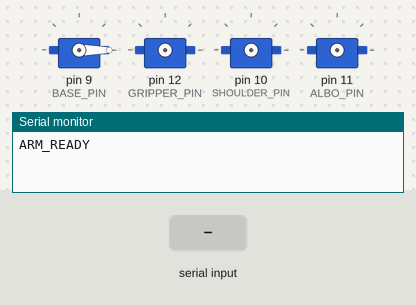
This sketch was run on a simulated Arduino Uno, built with avr-gcc and run on an emulated ATmega328P. On the bench: 4 × servo, the last lines printed to the serial monitor. Inputs (shaded band) come from the test bench.

Above: at 1.2 s.
1.3 s: "G \n" received over Serial
At 3.8 s:
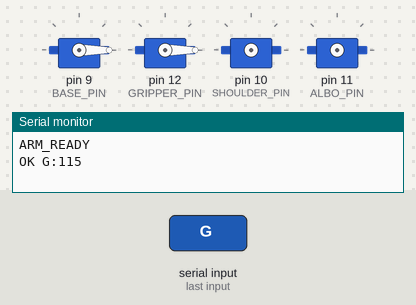
4.3 s: "S \n" received over Serial
5.8 s: "A \n" received over Serial
7.3 s: "HOME\n" received over Serial
At 7.83 s:
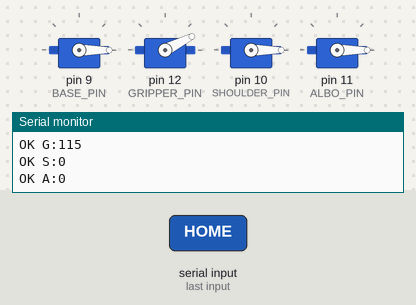
10.3 s: "READY\n" received over Serial
At 10.77 s:
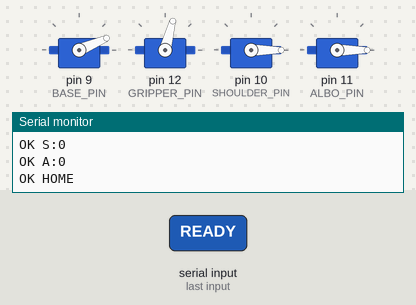
16.3 s: "B \n" received over Serial
At 19.5 s:
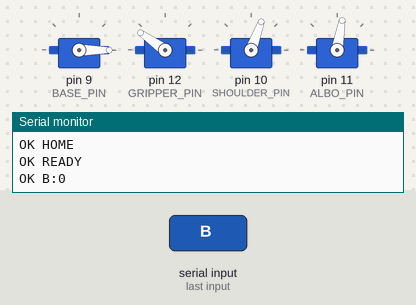
Timing chart, 0 to 20.3 s (numbered marks = the images above; inputs shaded):
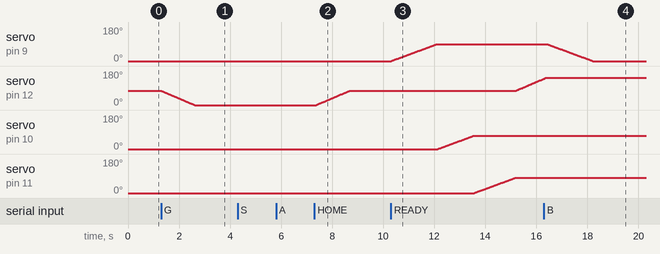

Measured:
- after the input at 1.3 s, servo on pin 12 (GRIPPER_PIN): moves from 75° to 0° over 1.3 s, starting at once
- after the input at 7.3 s, servo on pin 12 (GRIPPER_PIN): moves from 0° to 75° over 1.3 s, starting after 0.08 s
- after the input at 10.3 s, servo on pin 9 (BASE_PIN): moves from 0° to 90° over 1.8 s, starting at once; servo on pin 12 (GRIPPER_PIN): moves from 75° to 139° over 1.1 s, starting after 4.9 s
- after the input at 16.3 s, servo on pin 9 (BASE_PIN): moves from 90° to 0° over 1.8 s, starting after 0.13 s

The sketch:

arduino_arm_controller.ino
```cpp
#include <Servo.h>

// =====================================================
// SOCCER BOT - SERVO MOTOR CONTROLLER (PINS 9, 10, 11, 12)
// Safe on-demand attachment to prevent USB brownout reset
// =====================================================

Servo baseServo;
Servo shoulderServo;
Servo alboServo;
Servo gripperServo;

const byte BASE_PIN     = 9;
const byte SHOULDER_PIN = 10;
const byte ALBO_PIN     = 11;
const byte GRIPPER_PIN  = 12;

const int BASE_MIN      = 0;
const int BASE_MAX      = 180;

const int SHOULDER_MIN  = 0;
const int SHOULDER_MAX  = 180;

const int ALBO_MIN      = 0;
const int ALBO_MAX      = 180;

const int GRIPPER_MIN    = 115;
const int GRIPPER_MAX    = 270;
const int GRIPPER_MIN_US = 1150;
const int GRIPPER_MAX_US = 2000;

int moveDelay = 20;

int curBase     = 0;
int curShoulder = 0;
int curAlbo     = 0;
int curGripper  = 180;

void ensureAttached(byte pin)
{
  if (pin == BASE_PIN && !baseServo.attached())
  {
    baseServo.attach(BASE_PIN);
  }
  else if (pin == SHOULDER_PIN && !shoulderServo.attached())
  {
    shoulderServo.attach(SHOULDER_PIN);
  }
  else if (pin == ALBO_PIN && !alboServo.attached())
  {
    alboServo.attach(ALBO_PIN);
  }
  else if (pin == GRIPPER_PIN && !gripperServo.attached())
  {
    gripperServo.attach(GRIPPER_PIN, GRIPPER_MIN_US, GRIPPER_MAX_US);
  }
}

void moveBase(int toAngle)
{
  toAngle = constrain(toAngle, BASE_MIN, BASE_MAX);
  ensureAttached(BASE_PIN);

  if (curBase < toAngle)
  {
    for (int a = curBase; a <= toAngle; a++)
    {
      baseServo.write(a);
      delay(moveDelay);
    }
  }
  else
  {
    for (int a = curBase; a >= toAngle; a--)
    {
      baseServo.write(a);
      delay(moveDelay);
    }
  }
  curBase = toAngle;
}

void moveShoulder(int toAngle)
{
  toAngle = constrain(toAngle, SHOULDER_MIN, SHOULDER_MAX);
  ensureAttached(SHOULDER_PIN);

  if (curShoulder < toAngle)
  {
    for (int a = curShoulder; a <= toAngle; a++)
    {
      shoulderServo.write(a);
      delay(moveDelay);
    }
  }
  else
  {
    for (int a = curShoulder; a >= toAngle; a--)
    {
      shoulderServo.write(a);
      delay(moveDelay);
    }
  }
  curShoulder = toAngle;
}

void moveAlbo(int toAngle)
{
  toAngle = constrain(toAngle, ALBO_MIN, ALBO_MAX);
  ensureAttached(ALBO_PIN);

  if (curAlbo < toAngle)
  {
    for (int a = curAlbo; a <= toAngle; a++)
    {
      alboServo.write(a);
      delay(moveDelay);
    }
  }
  else
  {
    for (int a = curAlbo; a >= toAngle; a--)
    {
      alboServo.write(a);
      delay(moveDelay);
    }
  }
  curAlbo = toAngle;
}

void setGripperPulse(int angle)
{
  angle = constrain(angle, GRIPPER_MIN, GRIPPER_MAX);
  ensureAttached(GRIPPER_PIN);
  int pulse = map(angle, GRIPPER_MIN, GRIPPER_MAX, GRIPPER_MIN_US, GRIPPER_MAX_US);
  gripperServo.writeMicroseconds(pulse);
  curGripper = angle;
}

void moveGripper(int toAngle)
{
  toAngle = constrain(toAngle, GRIPPER_MIN, GRIPPER_MAX);
  ensureAttached(GRIPPER_PIN);

  if (curGripper < toAngle)
  {
    for (int a = curGripper; a <= toAngle; a++)
    {
      setGripperPulse(a);
      delay(moveDelay);
    }
  }
  else
  {
    for (int a = curGripper; a >= toAngle; a--)
    {
      setGripperPulse(a);
      delay(moveDelay);
    }
  }
  curGripper = toAngle;
}

void printStatus()
{
  char buf[48];
  snprintf(buf, sizeof(buf), "ARM_STATUS B:%d S:%d A:%d G:%d", curBase, curShoulder, curAlbo, curGripper);
  Serial.println(buf);
}

void processCommand(char* cmd)
{
  while (*cmd == ' ' || *cmd == '\t') cmd++;
  if (*cmd == '\0') return;

  for (char* p = cmd; *p; p++) *p = toupper((unsigned char)*p);

  char outBuf[32];

  if (strncmp(cmd, "B ", 2) == 0)
  {
    int val = atoi(cmd + 2);
    moveBase(val);
    snprintf(outBuf, sizeof(outBuf), "OK B:%d", curBase);
    Serial.println(outBuf);
  }
  else if (strncmp(cmd, "S ", 2) == 0)
  {
    int val = atoi(cmd + 2);
    moveShoulder(val);
    snprintf(outBuf, sizeof(outBuf), "OK S:%d", curShoulder);
    Serial.println(outBuf);
  }
  else if (strncmp(cmd, "A ", 2) == 0 || strncmp(cmd, "E ", 2) == 0)
  {
    int val = atoi(cmd + 2);
    moveAlbo(val);
    snprintf(outBuf, sizeof(outBuf), "OK A:%d", curAlbo);
    Serial.println(outBuf);
  }
  else if (strncmp(cmd, "G ", 2) == 0)
  {
    int val = atoi(cmd + 2);
    moveGripper(val);
    snprintf(outBuf, sizeof(outBuf), "OK G:%d", curGripper);
    Serial.println(outBuf);
  }
  else if (strcmp(cmd, "HOME") == 0)
  {
    moveBase(0);
    moveShoulder(0);
    moveAlbo(0);
    moveGripper(180);
    Serial.println(F("OK HOME"));
  }
  else if (strcmp(cmd, "READY") == 0)
  {
    moveBase(90);
    moveShoulder(70);
    moveAlbo(80);
    moveGripper(240);
    Serial.println(F("OK READY"));
  }
  else if (strcmp(cmd, "STATUS") == 0 || strcmp(cmd, "?") == 0)
  {
    printStatus();
  }
  else
  {
    Serial.print(F("ERR UNKNOWN_CMD:"));
    Serial.println(cmd);
  }
}

void setup()
{
  Serial.begin(115200);

  // Attach ONLY Base servo at startup to prevent power surge / brownout
  baseServo.attach(BASE_PIN);
  baseServo.write(0);
  curBase = 0;

  Serial.println(F("ARM_READY"));
}

char rxBuf[64];
byte rxIdx = 0;

void loop()
{
  while (Serial.available() > 0)
  {
    char c = (char)Serial.read();
    if (c == '\n' || c == '\r')
    {
      if (rxIdx > 0)
      {
        rxBuf[rxIdx] = '\0';
        processCommand(rxBuf);
        rxIdx = 0;
      }
    }
    else
    {
      if (rxIdx < sizeof(rxBuf) - 1)
      {
        rxBuf[rxIdx++] = c;
      }
    }
  }
}
```
